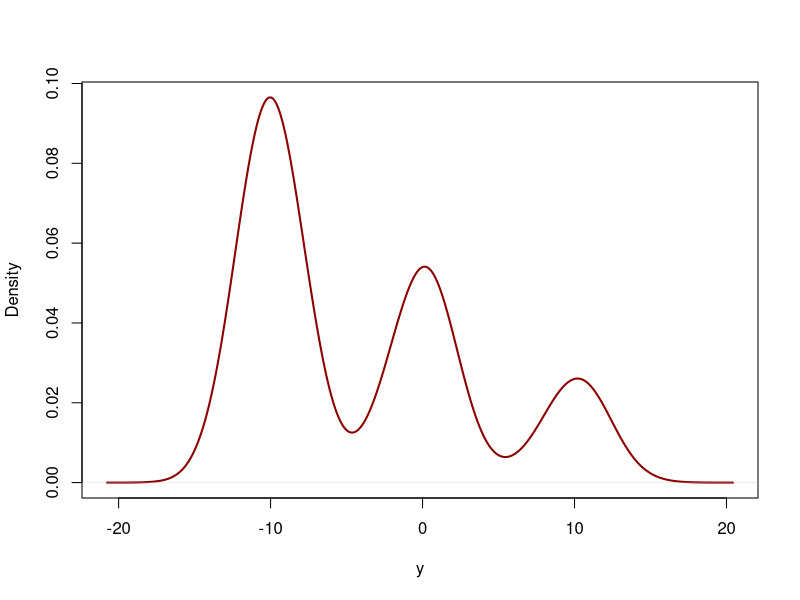
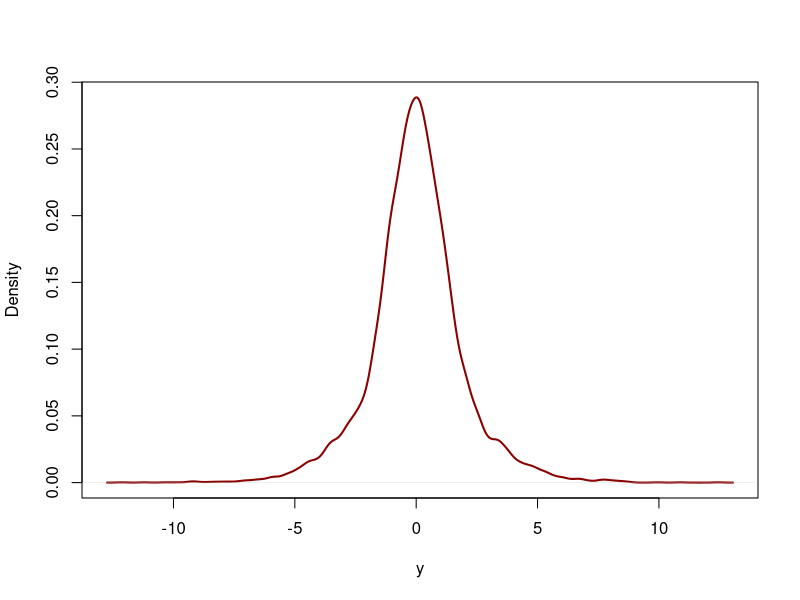
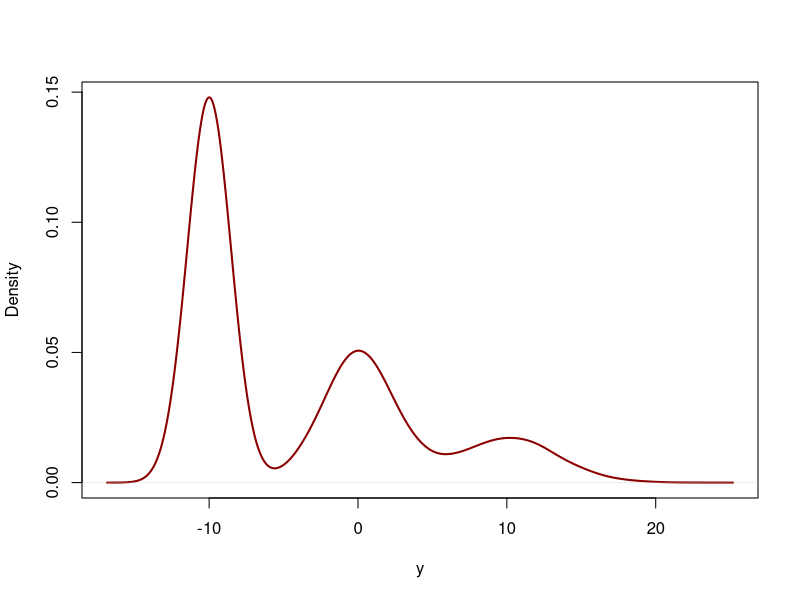

The R source for these figures, in order:
## ---- chunk 1
# R options
options(
  htmltools.dir.version = FALSE, # for blogdown
  show.signif.stars = FALSE,     # for regression output
  warm = 1
  )
# Set dpi and height for images
library(knitr)
knitr::opts_chunk$set(fig.height = 2.65, dpi = 300,fig.align='center',fig.show='hold',size='footnotesize', small.mar=TRUE) 
# For nonsese...
htmltools::tagList(rmarkdown::html_dependency_font_awesome())
## ---- chunk 2
#library(mvtnorm)
#library(lattice)
#library(MCMCpack)
#library(hdrcde)
#library(coda)
#library(ggplot2)
#library(dplyr)
#require(plotrix)
## ---- chunk 3
Z_true <- sample(1:3,10000,replace=T,prob=c(0.55,0.30,0.15))
mu_true <- c(-10,0,10); sigma_sq <- c(4,4,4)
Y <- matrix(rnorm(length(Z_true),mu_true[Z_true],sqrt(sigma_sq[Z_true])),ncol=1)
plot(density(Y),main="",xlab="y",col="red4",lwd=2)
## ---- chunk 4
Z_true <- sample(1:3,10000,replace=T,prob=c(0.55,0.30,0.15))
mu_true <- c(0,0,0); sigma_sq <- c(1,5,10)
Y <- matrix(rnorm(length(Z_true),mu_true[Z_true],sqrt(sigma_sq[Z_true])),ncol=1)
plot(density(Y),main="",xlab="y",col="red4",lwd=2)
## ---- chunk 5
Z_true <- sample(1:3,10000,replace=T,prob=c(0.55,0.30,0.15))
mu_true <- c(-10,0,10); sigma_sq <- c(1,5,10)
Y <- matrix(rnorm(length(Z_true),mu_true[Z_true],sqrt(sigma_sq[Z_true])),ncol=1)
plot(density(Y),main="",xlab="y",col="red4",lwd=2)
